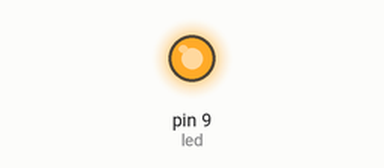
A sketch run on a simulated Arduino Uno, built with avr-gcc and run on an emulated ATmega328P. Parts: output pins drawn as LEDs (lit = HIGH).

Above: at 0.75 s.
At 5.05 s:
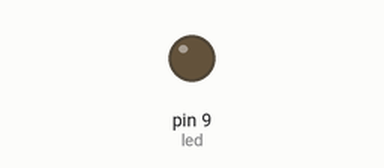
Timing chart, 0 to 6.0 s (numbered marks = the images above):
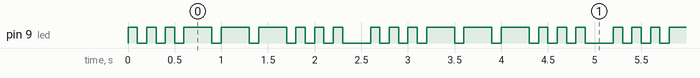

The sketch:

Arduino_lab1.sos_code.ino
```cpp
//pin 9 has an LED connected on most Arduino boards.
//give it a name.
int led=9;

// the setup function runs once when you press reset or power the board
void setup()
{
  // initialize digital pin LED_BUILTIN as an output.
  pinMode(led, OUTPUT);
}

// the loop function runs over and over again forever
void loop()
{
  digitalWrite(led, HIGH);
  delay(100);
  digitalWrite(led, LOW);
  delay(100);
  digitalWrite(led, HIGH);
  delay(100);
  digitalWrite(led, LOW);
  delay(100);
  digitalWrite(led, HIGH);
  delay(100);
  digitalWrite(led, LOW);
  delay(100);
  digitalWrite(led, HIGH);
  delay(300);
  digitalWrite(led, LOW);
  delay(100);
  digitalWrite(led, HIGH);
  delay(300);
  digitalWrite(led, LOW);
  delay(100);
  digitalWrite(led, HIGH);
  delay(300);
  digitalWrite(led, LOW);
  delay(100);
  digitalWrite(led, HIGH);
  delay(100);
  digitalWrite(led, LOW);
  delay(100);
  digitalWrite(led, HIGH);
  delay(100);
  digitalWrite(led, LOW);
  delay(100);
  digitalWrite(led, HIGH);
  delay(100);
  digitalWrite(led, LOW);
  delay(300);
}
```

Measured:
- by itself, pin 9 (led): repeats every 2.6 s: 2 × (LOW 0.10 s, HIGH 0.10 s), 3 × (LOW 0.10 s, HIGH 0.30 s), 3 × (LOW 0.10 s, HIGH 0.10 s), LOW 0.30 s, HIGH 0.10 s
